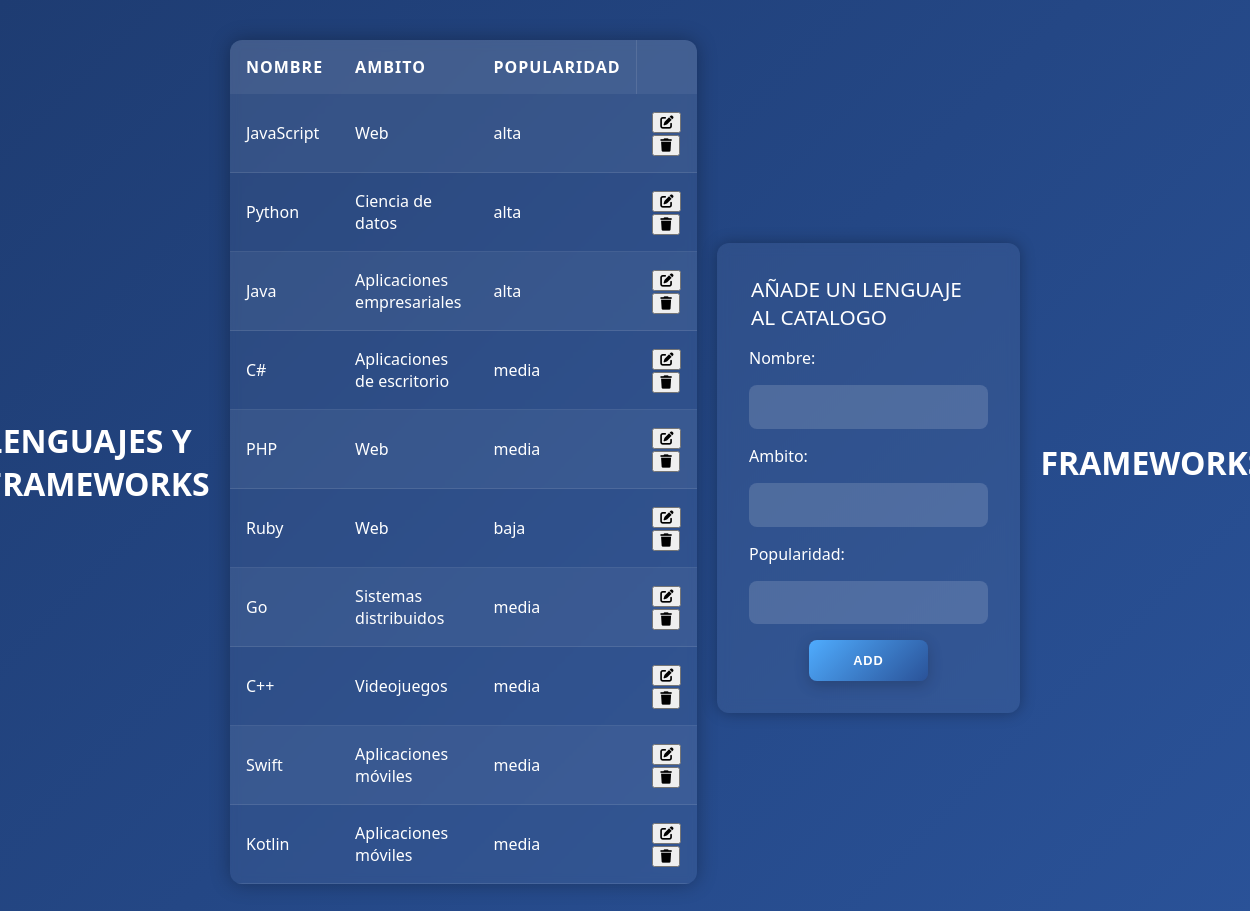
The page / on the database its author committed.
### tables this page shows
CREATE TABLE lenguajes (
    id INT AUTO_INCREMENT PRIMARY KEY,
    nombre VARCHAR(100) NOT NULL,
    ambito VARCHAR(100) NOT NULL,
    popularidad ENUM('alta', 'media', 'baja') NOT NULL
);

### index.php (the view, shortened to what this page needs)
<!DOCTYPE html>
<html lang="en">
<head>
    <link rel="stylesheet" href="./styles.css">
    <link rel="stylesheet" href="https://cdnjs.cloudflare.com/ajax/libs/font-awesome/6.5.1/css/all.min.css">
</head>
<body>
    <?php
    $mysqli = new mysqli("localhost", "root", "", "lenguajes_frameworks");
    $consulta = $mysqli->query("SELECT * FROM lenguajes;");
    ?>
    <h1>LENGUAJES Y FRAMEWORKS</h1>
    <table>
        <tr>
            <th>nombre</th>
            <th>ambito</th>
            <th>popularidad</th>
            <th>    </th>
        </tr>
        <?php
        $num_filas = $consulta->num_rows;
        for ($i = 0; $i < $num_filas; $i++) {
            $fila = $consulta->fetch_assoc();
            echo "  <tr>
                        <td>$fila[nombre]</td>
                        <td>$fila[ambito]</td>
                        <td>$fila[popularidad]</td>
                        <td>
                            <button class='editButton'>
                                <i class='fa-solid fa-pen-to-square'></i>
                            </button>
                            <button class='delButton' id='$fila[id]'>
                                <i class='fa-solid fa-trash'></i>
                            </button>
                        </td>
                    </tr>";
        }
        ?>
    </table>
    <form action="./afegir.php" method="POST">
        <legend>AÑADE UN LENGUAJE AL CATALOGO</legend>
        <label>Nombre:</label><input type="text" name="nombre" id="nombre">
        <label>Ambito:</label><input type="text" name="ambito" id="ambito">
        <label>Popularidad:</label><input type="text" name="popularidad" id="popularidad">
        <input type="submit" value="ADD">
    </form>
</body>
<footer>
    <h1><a href="frameworks.php" class="enlace">FRAMEWORKS</a></h1>
</footer>
</html>

### styles.css (style rules this page uses)
body { font-family: 'Segoe UI', Tahoma, Geneva, Verdana, sans-serif; background: linear-gradient(135deg, #1e3c72, #2a5298); color: #fff; padding: 2rem; display: flex; gap: 20px; justify-content: center; align-items: center; min-height: 100vh; }
h1 { writing-mode: sideways-lr; }
table { width: 80%; border-collapse: collapse; background-color: rgba(255, 255, 255, 0.05); backdrop-filter: blur(5px); border-radius: 12px; overflow: hidden; box-shadow: 0 0 20px rgba(0, 0, 0, 0.3); transition: transform 0.3s ease-in-out; }
th, td { padding: 1rem; text-align: left; }
th { background-color: rgba(255, 255, 255, 0.1); font-weight: bold; text-transform: uppercase; letter-spacing: 1px; }
tr:nth-child(even) { background-color: rgba(255, 255, 255, 0.05); }
td { border-bottom: 1px solid rgba(255, 255, 255, 0.1); }
form { margin-top: 2rem; display: flex; flex-direction: column; gap: 1rem; width: 60%; max-width: 500px; background-color: rgba(255, 255, 255, 0.05); padding: 2rem; border-radius: 12px; box-shadow: 0 0 15px rgba(0, 0, 0, 0.3); backdrop-filter: blur(6px); animation: fadeIn 0.5s ease-out forwards; }
form legend { font-size: 1.3em;; }
input[type="text"] { padding: 0.8rem 1rem; border: none; border-radius: 8px; background-color: rgba(255, 255, 255, 0.15); color: #fff; font-size: 1rem; outline: none; transition: background-color 0.3s ease, transform 0.2s ease; }
label, input { display: inline; }
input[type="submit"] { margin: auto; width: 50%; padding: 0.8rem 1.5rem; border: none; border-radius: 8px; background: linear-gradient(135deg, #4facfe, #2a5298); color: #fff; font-size: 0.8rem; font-weight: bold; text-transform: uppercase; letter-spacing: 1px; cursor: pointer; transition: background 0.3s ease, transform 0.2s ease, box-shadow 0.3s ease; box-shadow: 0 4px 15px rgba(0, 0, 0, 0.2); }

### index.php (style rules this page uses)
.enlace { color: white; text-decoration: none; }

### rows shown on the page
lenguajes: nombre "JavaScript", ambito "Web", popularidad "alta"
lenguajes: nombre "Python", ambito "Ciencia de datos", popularidad "alta"
lenguajes: nombre "Java", ambito "Aplicaciones empresariales", popularidad "alta"
lenguajes: nombre "C#", ambito "Aplicaciones de escritorio", popularidad "media"
lenguajes: nombre "PHP", ambito "Web", popularidad "media"
lenguajes: nombre "Ruby", ambito "Web", popularidad "baja"
lenguajes: nombre "Go", ambito "Sistemas distribuidos", popularidad "media"
lenguajes: nombre "C++", ambito "Videojuegos", popularidad "media"
lenguajes: nombre "Swift", ambito "Aplicaciones móviles", popularidad "media"
lenguajes: nombre "Kotlin", ambito "Aplicaciones móviles", popularidad "media"
